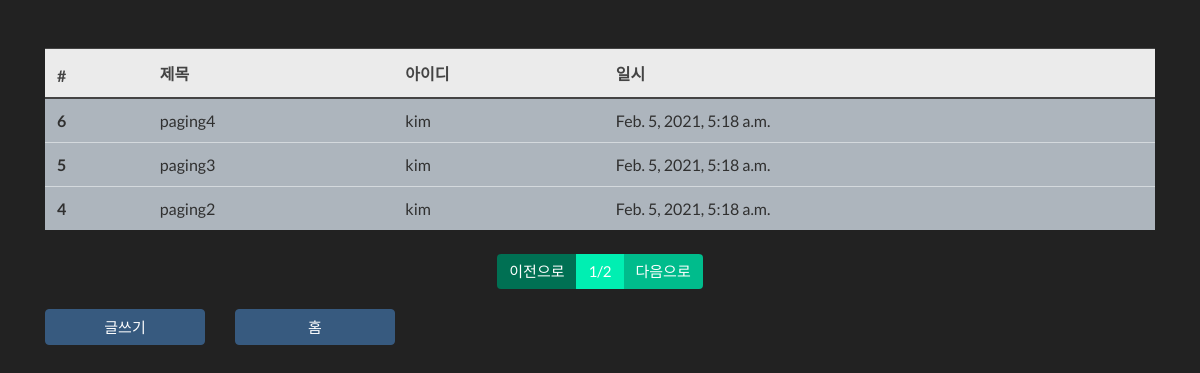
Before: /board/list/ with the older database file.
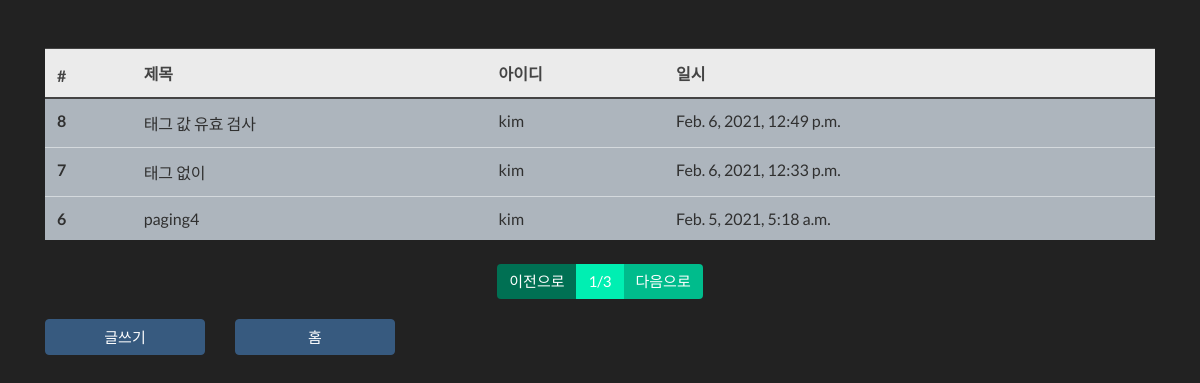
After: the same page with the newer database file.
### board/models.py (models this page shows, shortened)
class Board(models.Model):
    title = models.CharField(max_length=128, verbose_name='제목')
    contents = models.TextField(verbose_name='내용')
    writer = models.ForeignKey(
        'fcuser.Fcuser', on_delete=models.CASCADE, verbose_name='작성자')
    tags = models.ManyToManyField('tag.Tag', verbose_name='태그')
    registered_dttm = models.DateTimeField(
        auto_now_add=True, verbose_name='등록시간')
    class Meta:
        db_table = 'fastcampus_board'
        verbose_name = '패스트 캠퍼스 게시글'  # 기본적으로 복수형을 지원하기 때문에 s가 자동으로 붙게 되어 있음
        verbose_name_plural = '패스트 캠퍼스 게시글'  # 복수형이름을 따로 지정하여 자동으로 붙는 s를 제거 가능

### fcuser/models.py (models this page shows)
class Fcuser(models.Model):
    username = models.CharField(max_length=32, verbose_name='사용자명')
    useremail = models.EmailField(
        max_length=128, verbose_name='사용자 이메일')  # Email 형태 검증 까지 해줌
    password = models.CharField(max_length=64, verbose_name='비밀번호')
    registered_dttm = models.DateTimeField(
        auto_now_add=True, verbose_name='등록시간')
    def __str__(self):
        return self.username
    class Meta:
        db_table = 'fastcampus_fcuser'
        verbose_name = '패스트 캠퍼스 사용자'  # 기본적으로 복수형을 지원하기 때문에 s가 자동으로 붙게 되어 있음
        verbose_name_plural = '패스트 캠퍼스 사용자'  # 복수형이름을 따로 지정하여 자동으로 붙는 s를 제거 가능

### board/views.py (the view)
# urls.py: path('list/', views.board_list),
def board_list(request):
    all_boards = Board.objects.all().order_by('-id')
    page = int(request.GET.get('p', 1))
    paginator = Paginator(all_boards, 3)
    boards = paginator.get_page(page)
    return render(request, 'board_list.html', {'boards': boards})

### board/templates/board_list.html
{% extends "base.html" %}
{% block contents %}
<div class="row mt-5">
    <div class="col-12">
        <table class="table table-light">
            <thead class="thead-light">
                <tr>
                    <th>#</th>
                    <th>제목</th>
                    <th>아이디</th>
                    <th>일시</th>
                </tr>
            </thead>
            <tbody class="text-dark">
                {% for board in boards %}
                <tr role="button" onclick="location.href='/board/detail/{{ board.id }}/'">
                    <th>{{ board.id }}</th>
                    <td>{{ board.title }}</td>
                    <td>{{ board.writer }}</td>
                    <td>{{ board.registered_dttm }}</td>
                </tr>
                {% endfor %}
            </tbody>
        </table>
    </div>
</div>
<div class="row mt-2">
    <div class="col-12">
        <nav>
            <ul class="pagination justify-content-center">
                {% if boards.has_previous %}
            <li class="page-item">
                <a href="?p={{ boards.previous_page_number }}" class="page-link">이전으로</a>
            </li>
                {% else %}
            <li class="page-item disabled">
                <a href="#" class="page-link">이전으로</a>
            </li>
                {% endif %}
            <li class="page-item active">
                <a href="#" class="page-link">{{ boards.number }}/{{ boards.paginator.num_pages}}</a>
            </li>
               {% if boards.has_next %}
            <li class="page-item">
                <a href="?p={{ boards.next_page_number }}" class="page-link">다음으로</a>
            </li>
                {% else %}
            <li class="page-item disabled">
                <a href="#" class="page-link">다음으로</a>
            </li>
                {% endif %}
        </ul>
        </nav>
    </div>
</div>
<div class="row mt-1">
    <div class="col-2">
        <buttton class="btn btn-primary btn-block" onclick="location.href='/board/write/'">글쓰기</buttton>
    </div>
    <div class="col-2">
        <buttton class="btn btn-primary btn-block" onclick="location.href='/'">홈</buttton>
    </div>
</div>
{% endblock %}

### board/templates/base.html (shortened to what this page needs)
<html>
<head>
    <link rel="stylesheet" href="/static/bootstrap.min.css" />
</head>
<body>
    <div class="container">
        {% block contents %}
        {% endblock %}
    </div>
</body>
</html>

Changed rows visible on the page:
no longer on this page (row unchanged): Board: id "5", title "paging3", writer "kim", registered_dttm "Feb. 5, 2021, 5:18 a.m."
no longer on this page (row unchanged): Board: id "4", title "paging2", writer "kim", registered_dttm "Feb. 5, 2021, 5:18 a.m."
added Board: id "8", title "태그 값 유효 검사", writer "kim", registered_dttm "Feb. 6, 2021, 12:49 p.m."
added Board: id "7", title "태그 없이", writer "kim", registered_dttm "Feb. 6, 2021, 12:33 p.m."
Other visible differences:
{{ boards.paginator.num_pages }}: "2" → "3"
